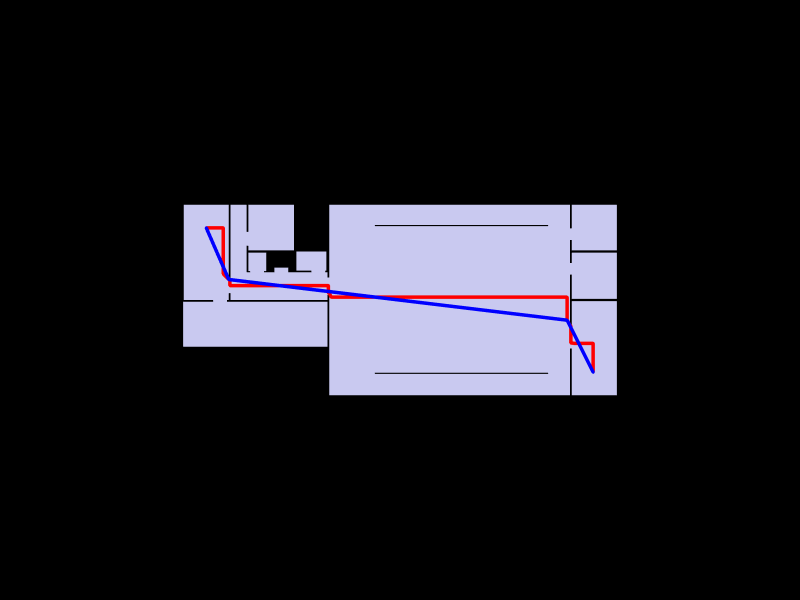

Notebook cell for this chart:
### Code cell
Topology.Show(gallery, shortest_path, straight_path,
              camera=[0,0,6],
              faceColor=[210,210,250],
              faceOpacity=1,
              edgeColorKey="color",
              edgeWidthKey="width",
              backgroundColor="black",
              width=800,
              height=600,
              renderer=renderer)

### Figure 1 — Plotly figure (JSON) as saved in the notebook; plotly's stock layout.template omitted (floating-point values rounded to 4 significant figures; data arrays with more than 128 entries replaced by an {"elided": "..."} marker saying what was removed)
{"data": [{"customdata": ["", "", "", "", "", "", "", "", "", "", "", "", "", "", "", "", "", "", "", "", "", "", "", "", "", "", "", "", "", "", "", "", "", "", "", "", "", "", "", "", "", "", "", "", "", "", "", "", "", "", "", "", "", "", "", "", "", "", "", "", "", "", "", "", "", "", "", "", "", "", "", "", "", "", "", "", "", "", "", "", "", "", "", "", "", "", "", "", "", "", "", "", "", "", "", "", "", "", ""], "hoverinfo": "text", "hovertemplate": ["Click ", "Click ", "Click ", "Click ", "Click ", "Click ", "Click ", "Click ", "Click ", "Click ", "Click ", "Click ", "Click ", "Click ", "Click ", "Click ", "Click ", "Click ", "Click ", "Click ", "Click ", "Click ", "Click ", "Click ", "Click ", "Click ", "Click ", "Click ", "Click ", "Click ", "Click ", "Click ", "Click ", "Click ", "Click ", "Click ", "Click ", "Click ", "Click ", "Click ", "Click ", "Click ", "Click ", "Click ", "Click ", "Click ", "Click ", "Click ", "Click ", "Click ", "Click ", "Click ", "Click ", "Click ", "Click ", "Click ", "Click ", "Click ", "Click ", "Click ", "Click ", "Click ", "Click ", "Click ", "Click ", "Click ", "Click ", "Click ", "Click ", "Click ", "Click ", "Click ", "Click ", "Click ", "Click ", "Click ", "Click ", "Click ", "Click ", "Click ", "Click ", "Click ", "Click ", "Click ", "Click ", "Click ", "Click ", "Click ", "Click ", "Click ", "Click ", "Click ", "Click ", "Click ", "Click ", "Click ", "Click ", "Click ", "Click "], "hovertext": ["", "", "", "", "", "", "", "", "", "", "", "", "", "", "", "", "", "", "", "", "", "", "", "", "", "", "", "", "", "", "", "", "", "", "", "", "", "", "", "", "", "", "", "", "", "", "", "", "", "", "", "", "", "", "", "", "", "", "", "", "", "", "", "", "", "", "", "", "", "", "", "", "", "", "", "", "", "", "", "", "", "", "", "", "", "", "", "", "", "", "", "", "", "", "", "", "", "", ""], "legendgroup": "1", "legendrank": 1, "marker": {"color": ["#000000", "#000000", "#000000", "#000000", "#000000", "#000000", "#000000", "#000000", "#000000", "#000000", "#000000", "#000000", "#000000", "#000000", "#000000", "#000000", "#000000", "#000000", "#000000", "#000000", "#000000", "#000000", "#000000", "#000000", "#000000", "#000000", "#000000", "#000000", "#000000", "#000000", "#000000", "#000000", "#000000", "#000000", "#000000", "#000000", "#000000", "#000000", "#000000", "#000000", "#000000", "#000000", "#000000", "#000000", "#000000", "#000000", "#000000", "#000000", "#000000", "#000000", "#000000", "#000000", "#000000", "#000000", "#000000", "#000000", "#000000", "#000000", "#000000", "#000000", "#000000", "#000000", "#000000", "#000000", "#000000", "#000000", "#000000", "#000000", "#000000", "#000000", "#000000", "#000000", "#000000", "#000000", "#000000", "#000000", "#000000", "#000000", "#000000", "#000000", "#000000", "#000000", "#000000", "#000000", "#000000", "#000000", "#000000", "#000000", "#000000", "#000000", "#000000", "#000000", "#000000", "#000000", "#000000", "#000000", "#000000", "#000000", "#000000"], "line": {"width": 0}, "opacity": 1, "size": [2.8, 2.8, 2.8, 2.8, 2.8, 2.8, 2.8, 2.8, 2.8, 2.8, 2.8, 2.8, 2.8, 2.8, 2.8, 2.8, 2.8, 2.8, 2.8, 2.8, 2.8, 2.8, 2.8, 2.8, 2.8, 2.8, 2.8, 2.8, 2.8, 2.8, 2.8, 2.8, 2.8, 2.8, 2.8, 2.8, 2.8, 2.8, 2.8, 2.8, 2.8, 2.8, 2.8, 2.8, 2.8, 2.8, 2.8, 2.8, 2.8, 2.8, 2.8, 2.8, 2.8, 2.8, 2.8, 2.8, 2.8, 2.8, 2.8, 2.8, 2.8, 2.8, 2.8, 2.8, 2.8, 2.8, 2.8, 2.8, 2.8, 2.8, 2.8, 2.8, 2.8, 2.8, 2.8, 2.8, 2.8, 2.8, 2.8, 2.8, 2.8, 2.8, 2.8, 2.8, 2.8, 2.8, 2.8, 2.8, 2.8, 2.8, 2.8, 2.8, 2.8, 2.8, 2.8, 2.8, 2.8, 2.8, 2.8], "sizemode": "diameter", "symbol": "circle"}, "mode": "markers", "name": "1: Untitled (Vertices)", "showlegend": false, "text": ["", "", "", "", "", "", "", "", "", "", "", "", "", "", "", "", "", "", "", "", "", "", "", "", "", "", "", "", "", "", "", "", "", "", "", "", "", "", "", "", "", "", "", "", "", "", "", "", "", "", "", "", "", "", "", "", "", "", "", "", "", "", "", "", "", "", "", "", "", "", "", "", "", "", "", "", "", "", "", "", "", "", "", "", "", "", "", "", "", "", "", "", "", "", "", "", "", "", ""], "type": "scatter3d", "x": [7.2, 5.65, 5.65, 5.8, 7, 7.2, 5.8, 7, 7.9, 7.9, 9.1, 9.1, 11.1, 11.1, 12.3, 12.3, 12.5, 12.5, 12.5, 12.5, 4.1, 4.1, 4.1, 4.1, 5.5, 12.65, 12.65, 3.95, 3.95, 5.5, 4.1, 5.5, 5.5, 9.1, 7.9, 12.3, 11.1, 16.6, 12.65, 12.65, 16.6, 16.6, 16.6, 16.6, 16.6, 3.95, 0.05, 0.05, 2.6, 3.8, 3.95, 5.65, 5.65, 12.4, 9.8, 9.8, 12.4, 31.6, 31.6, 31.6, 31.6, 31.6, 31.6, 2.6, 3.8, 9.6, 5.65, 5.65, 9.6, 33.5, 33.5, 33.5, 33.5, 33.5, 33.5, 33.5, 33.5, 12.5, 0, 0, 12.5, 33.65, 33.65, 33.65, 33.65, 33.65, 33.65, 37.55, 33.65, 33.65, 37.55, 37.55, 33.65, 33.65, 37.55, 37.55, 33.65, 33.65, 37.55], "y": [12.35, 12.35, 10.75, 10.75, 10.75, 10.75, 10.65, 10.65, 10.65, 10.65, 10.65, 10.65, 10.65, 10.65, 10.65, 10.65, 10.65, 10.2, 8.7, 8.25, 8.25, 8.85, 10.05, 10.65, 10.65, 8.7, 10.2, 8.85, 10.05, 16.5, 16.5, 12.95, 14.15, 11.05, 11.05, 10.8, 10.8, 16.5, 16.5, 0, 0, 1.85, 1.95, 14.65, 14.75, 16.5, 16.5, 8.25, 8.25, 8.25, 8.25, 12.95, 14.15, 12.45, 12.45, 10.8, 10.8, 0, 1.85, 14.65, 1.95, 14.75, 16.5, 8.1, 8.1, 16.5, 16.5, 12.55, 12.55, 0, 4.05, 6.05, 10.45, 11.45, 13.45, 14.45, 16.5, 8.1, 8.1, 4.2, 4.2, 4.05, 6.05, 10.45, 11.45, 13.45, 14.45, 8.15, 8.15, 0, 0, 12.35, 12.35, 8.35, 8.35, 16.5, 16.5, 12.55, 12.55], "z": [0, 0, 0, 0, 0, 0, 0, 0, 0, 0, 0, 0, 0, 0, 0, 0, 0, 0, 0, 0, 0, 0, 0, 0, 0, 0, 0, 0, 0, 0, 0, 0, 0, 0, 0, 0, 0, 0, 0, 0, 0, 0, 0, 0, 0, 0, 0, 0, 0, 0, 0, 0, 0, 0, 0, 0, 0, 0, 0, 0, 0, 0, 0, 0, 0, 0, 0, 0, 0, 0, 0, 0, 0, 0, 0, 0, 0, 0, 0, 0, 0, 0, 0, 0, 0, 0, 0, 0, 0, 0, 0, 0, 0, 0, 0, 0, 0, 0, 0]}, {"hoverinfo": "text", "hovertext": [], "legendgroup": "2", "legendrank": 2, "line": {"color": "#000000", "dash": "solid", "width": 1}, "marker": {"color": "#000000", "size": 0.25, "symbol": "circle"}, "mode": "markers+lines", "name": "1: Untitled (Edges)", "showlegend": false, "text": [], "type": "scatter3d", "x": {"elided": "381 float values"}, "y": {"elided": "381 float values"}, "z": {"elided": "381 int values"}}, {"cmax": 1, "cmin": 0, "color": "#D2D2FA", "colorscale": [[0, "#440154"], [0.1111, "#482878"], [0.2222, "#3e4989"], [0.3333, "#31688e"], [0.4444, "#26828e"], [0.5556, "#1f9e89"], [0.6667, "#35b779"], [0.7778, "#6ece58"], [0.8889, "#b5de2b"], [1, "#fde725"]], "flatshading": true, "hoverinfo": "text", "hovertext": "", "i": [0, 0, 4, 4, 3, 3, 8, 8, 6, 6, 7, 13, 14, 15, 15, 17, 17, 17, 20, 21, 22, 23, 23, 19, 19, 24, 24, 25, 25, 10, 10, 29, 30, 31, 32, 33, 33, 35, 35, 37, 40, 26, 41, 41, 41, 43, 44, 27, 27, 28, 28, 49, 50, 51, 51, 53, 55, 55, 55, 57, 57, 59, 59, 61, 61, 46, 46, 65, 65, 67, 67, 69, 60, 70, 71, 72, 59, 59, 74, 75, 75, 76, 76, 63, 64, 79, 80, 81, 81, 83, 83, 85, 85, 82, 89, 89, 89, 91, 93, 93, 93, 95, 95, 97, 97], "j": [1, 2, 3, 0, 2, 6, 9, 10, 11, 8, 6, 7, 7, 16, 13, 15, 19, 16, 19, 17, 17, 24, 22, 14, 13, 20, 17, 18, 21, 27, 28, 9, 9, 9, 31, 34, 14, 36, 20, 38, 38, 38, 42, 25, 26, 42, 42, 45, 46, 48, 45, 48, 49, 29, 30, 54, 36, 35, 53, 37, 39, 41, 40, 44, 43, 45, 63, 51, 52, 68, 51, 57, 57, 60, 60, 60, 72, 60, 59, 62, 59, 61, 62, 77, 63, 64, 64, 70, 71, 72, 73, 74, 75, 87, 90, 81, 82, 84, 94, 83, 84, 85, 86, 98, 85], "k": [2, 3, 5, 3, 6, 7, 10, 11, 12, 11, 12, 12, 13, 13, 12, 18, 16, 15, 17, 18, 21, 22, 21, 13, 16, 17, 22, 26, 18, 11, 27, 8, 29, 30, 30, 14, 19, 20, 24, 39, 37, 40, 25, 26, 40, 41, 43, 46, 47, 45, 27, 28, 28, 52, 29, 36, 35, 56, 36, 39, 58, 40, 60, 43, 62, 63, 64, 52, 66, 51, 65, 58, 69, 69, 70, 71, 73, 72, 73, 59, 74, 62, 75, 78, 78, 78, 79, 82, 70, 84, 72, 86, 74, 88, 81, 82, 88, 92, 83, 84, 91, 86, 96, 85, 95], "legendgroup": "3", "legendrank": 3, "lighting": {"facenormalsepsilon": 0}, "name": "1: Untitled (Faces)", "opacity": 1, "showlegend": false, "showscale": false, "text": "", "type": "mesh3d", "x": [5.65, 5.65, 5.8, 7, 7.2, 7.2, 5.8, 7, 5.5, 4.1, 4.1, 4.1, 4.1, 7.9, 7.9, 12.5, 9.1, 11.1, 12.5, 9.1, 11.1, 12.5, 12.3, 12.5, 12.3, 12.65, 12.65, 3.95, 3.95, 5.5, 5.5, 4.1, 5.5, 9.1, 7.9, 12.3, 11.1, 16.6, 12.65, 16.6, 16.6, 16.6, 12.65, 16.6, 16.6, 2.6, 3.8, 3.95, 0.05, 0.05, 3.95, 5.65, 5.65, 9.8, 9.8, 12.4, 12.4, 31.6, 31.6, 31.6, 31.6, 31.6, 31.6, 2.6, 3.8, 9.6, 5.65, 9.6, 5.65, 33.5, 33.5, 33.5, 33.5, 33.5, 33.5, 33.5, 33.5, 0, 0, 12.5, 12.5, 33.65, 33.65, 33.65, 33.65, 33.65, 33.65, 33.65, 37.55, 37.55, 33.65, 37.55, 33.65, 37.55, 33.65, 37.55, 33.65, 37.55, 33.65], "y": [12.35, 10.75, 10.75, 10.75, 12.35, 10.75, 10.65, 10.65, 10.65, 10.65, 10.05, 8.85, 8.25, 10.65, 10.65, 8.25, 10.65, 10.65, 8.7, 10.65, 10.65, 10.2, 10.65, 10.65, 10.65, 10.2, 8.7, 8.85, 10.05, 12.95, 14.15, 16.5, 16.5, 11.05, 11.05, 10.8, 10.8, 1.85, 0, 0, 1.95, 14.65, 16.5, 14.75, 16.5, 8.25, 8.25, 8.25, 8.25, 16.5, 16.5, 14.15, 12.95, 12.45, 10.8, 12.45, 10.8, 1.85, 0, 14.65, 1.95, 16.5, 14.75, 8.1, 8.1, 12.55, 12.55, 16.5, 16.5, 0, 4.05, 6.05, 10.45, 11.45, 13.45, 14.45, 16.5, 8.1, 4.2, 4.2, 8.1, 6.05, 4.05, 11.45, 10.45, 14.45, 13.45, 0, 0, 8.15, 8.15, 8.35, 8.35, 12.35, 12.35, 12.55, 12.55, 16.5, 16.5], "z": [0, 0, 0, 0, 0, 0, 0, 0, 0, 0, 0, 0, 0, 0, 0, 0, 0, 0, 0, 0, 0, 0, 0, 0, 0, 0, 0, 0, 0, 0, 0, 0, 0, 0, 0, 0, 0, 0, 0, 0, 0, 0, 0, 0, 0, 0, 0, 0, 0, 0, 0, 0, 0, 0, 0, 0, 0, 0, 0, 0, 0, 0, 0, 0, 0, 0, 0, 0, 0, 0, 0, 0, 0, 0, 0, 0, 0, 0, 0, 0, 0, 0, 0, 0, 0, 0, 0, 0, 0, 0, 0, 0, 0, 0, 0, 0, 0, 0, 0]}, {"customdata": ["", "", "", "", "", "", "", "", "", "", "", "", "", "", "", "", "", "", "", "", "", "", "", "", "", "", "", "", "", "", "", "", "", "", "", "", "", "", "", "", "", "", "", "", "", "", "", "", "", "", "", "", "", "", "", "", "", "", "", "", "", "", "", "", "", "", "", "", "", "", "", "", "", "", "", "", "", "", "", "", "", "", "", "", "", "", "", "", "", "", "", "", "", "", "", "", "", "", "", "", "", "", "", "", "", "", "", "", ""], "hoverinfo": "text", "hovertemplate": ["Click ", "Click ", "Click ", "Click ", "Click ", "Click ", "Click ", "Click ", "Click ", "Click ", "Click ", "Click ", "Click ", "Click ", "Click ", "Click ", "Click ", "Click ", "Click ", "Click ", "Click ", "Click ", "Click ", "Click ", "Click ", "Click ", "Click ", "Click ", "Click ", "Click ", "Click ", "Click ", "Click ", "Click ", "Click ", "Click ", "Click ", "Click ", "Click ", "Click ", "Click ", "Click ", "Click ", "Click ", "Click ", "Click ", "Click ", "Click ", "Click ", "Click ", "Click ", "Click ", "Click ", "Click ", "Click ", "Click ", "Click ", "Click ", "Click ", "Click ", "Click ", "Click ", "Click ", "Click ", "Click ", "Click ", "Click ", "Click ", "Click ", "Click ", "Click ", "Click ", "Click ", "Click ", "Click ", "Click ", "Click ", "Click ", "Click ", "Click ", "Click ", "Click ", "Click ", "Click ", "Click ", "Click ", "Click ", "Click ", "Click ", "Click ", "Click ", "Click ", "Click ", "Click ", "Click ", "Click ", "Click ", "Click ", "Click ", "Click ", "Click ", "Click ", "Click ", "Click ", "Click ", "Click ", "Click ", "Click ", "Click "], "hovertext": ["", "", "", "", "", "", "", "", "", "", "", "", "", "", "", "", "", "", "", "", "", "", "", "", "", "", "", "", "", "", "", "", "", "", "", "", "", "", "", "", "", "", "", "", "", "", "", "", "", "", "", "", "", "", "", "", "", "", "", "", "", "", "", "", "", "", "", "", "", "", "", "", "", "", "", "", "", "", "", "", "", "", "", "", "", "", "", "", "", "", "", "", "", "", "", "", "", "", "", "", "", "", "", "", "", "", "", "", ""], "legendgroup": "5", "legendrank": 5, "marker": {"color": ["#000000", "#000000", "#000000", "#000000", "#000000", "#000000", "#000000", "#000000", "#000000", "#000000", "#000000", "#000000", "#000000", "#000000", "#000000", "#000000", "#000000", "#000000", "#000000", "#000000", "#000000", "#000000", "#000000", "#000000", "#000000", "#000000", "#000000", "#000000", "#000000", "#000000", "#000000", "#000000", "#000000", "#000000", "#000000", "#000000", "#000000", "#000000", "#000000", "#000000", "#000000", "#000000", "#000000", "#000000", "#000000", "#000000", "#000000", "#000000", "#000000", "#000000", "#000000", "#000000", "#000000", "#000000", "#000000", "#000000", "#000000", "#000000", "#000000", "#000000", "#000000", "#000000", "#000000", "#000000", "#000000", "#000000", "#000000", "#000000", "#000000", "#000000", "#000000", "#000000", "#000000", "#000000", "#000000", "#000000", "#000000", "#000000", "#000000", "#000000", "#000000", "#000000", "#000000", "#000000", "#000000", "#000000", "#000000", "#000000", "#000000", "#000000", "#000000", "#000000", "#000000", "#000000", "#000000", "#000000", "#000000", "#000000", "#000000", "#000000", "#000000", "#000000", "#000000", "#000000", "#000000", "#000000", "#000000", "#000000", "#000000"], "line": {"width": 0}, "opacity": 1, "size": [2.8, 2.8, 2.8, 2.8, 2.8, 2.8, 2.8, 2.8, 2.8, 2.8, 2.8, 2.8, 2.8, 2.8, 2.8, 2.8, 2.8, 2.8, 2.8, 2.8, 2.8, 2.8, 2.8, 2.8, 2.8, 2.8, 2.8, 2.8, 2.8, 2.8, 2.8, 2.8, 2.8, 2.8, 2.8, 2.8, 2.8, 2.8, 2.8, 2.8, 2.8, 2.8, 2.8, 2.8, 2.8, 2.8, 2.8, 2.8, 2.8, 2.8, 2.8, 2.8, 2.8, 2.8, 2.8, 2.8, 2.8, 2.8, 2.8, 2.8, 2.8, 2.8, 2.8, 2.8, 2.8, 2.8, 2.8, 2.8, 2.8, 2.8, 2.8, 2.8, 2.8, 2.8, 2.8, 2.8, 2.8, 2.8, 2.8, 2.8, 2.8, 2.8, 2.8, 2.8, 2.8, 2.8, 2.8, 2.8, 2.8, 2.8, 2.8, 2.8, 2.8, 2.8, 2.8, 2.8, 2.8, 2.8, 2.8, 2.8, 2.8, 2.8, 2.8, 2.8, 2.8, 2.8, 2.8, 2.8, 2.8], "sizemode": "diameter", "symbol": "circle"}, "mode": "markers", "name": "2: Untitled (Vertices)", "showlegend": false, "text": ["", "", "", "", "", "", "", "", "", "", "", "", "", "", "", "", "", "", "", "", "", "", "", "", "", "", "", "", "", "", "", "", "", "", "", "", "", "", "", "", "", "", "", "", "", "", "", "", "", "", "", "", "", "", "", "", "", "", "", "", "", "", "", "", "", "", "", "", "", "", "", "", "", "", "", "", "", "", "", "", "", "", "", "", "", "", "", "", "", "", "", "", "", "", "", "", "", "", "", "", "", "", "", "", "", "", "", "", ""], "type": "scatter3d", "x": [35.5, 35.5, 35.5, 35.5, 35.5, 35.5, 35, 34.5, 34, 33.83, 33.65, 33.58, 33.58, 33.58, 33.58, 33.58, 33.5, 33.25, 33.25, 33.25, 33.25, 33.25, 33, 32.5, 32, 31.8, 31.6, 31.3, 31, 30.5, 30, 29.5, 29, 28.5, 28, 27.5, 27, 26.5, 26, 25.5, 25, 24.5, 24, 23.5, 23, 22.5, 22, 21.5, 21, 20.5, 20, 19.5, 19, 18.5, 18, 17.5, 17, 16.8, 16.6, 16.3, 16, 15.5, 15, 14.5, 14, 13.5, 13, 12.82, 12.65, 12.57, 12.57, 12.57, 12.5, 12.25, 12, 11.5, 11, 10.5, 10, 9.5, 9, 8.5, 8, 7.5, 7, 6.5, 6, 5.5, 5, 4.55, 4.1, 4.05, 4.05, 4.05, 4, 3.975, 3.95, 3.475, 3.475, 3.475, 3.475, 3.475, 3.475, 3.475, 3.475, 3.475, 3, 2.5, 2], "y": [2, 2.5, 3, 3.5, 4, 4.5, 4.5, 4.5, 4.5, 4.5, 4.525, 4.525, 5, 5.5, 6, 6.025, 6.025, 6.5, 7, 7.5, 8, 8.5, 8.5, 8.5, 8.5, 8.5, 8.5, 8.5, 8.5, 8.5, 8.5, 8.5, 8.5, 8.5, 8.5, 8.5, 8.5, 8.5, 8.5, 8.5, 8.5, 8.5, 8.5, 8.5, 8.5, 8.5, 8.5, 8.5, 8.5, 8.5, 8.5, 8.5, 8.5, 8.5, 8.5, 8.5, 8.5, 8.5, 8.5, 8.5, 8.5, 8.5, 8.5, 8.5, 8.5, 8.5, 8.5, 8.5, 8.85, 8.85, 9, 9.5, 9.5, 9.5, 9.5, 9.5, 9.5, 9.5, 9.5, 9.5, 9.5, 9.5, 9.5, 9.5, 9.5, 9.5, 9.5, 9.5, 9.5, 9.5, 9.5, 9.5, 10, 10.03, 10.03, 10.03, 10.03, 10.5, 11, 11.5, 12, 12.5, 13, 13.5, 14, 14.5, 14.5, 14.5, 14.5], "z": [0, 0, 0, 0, 0, 0, 0, 0, 0, 0, 0, 0, 0, 0, 0, 0, 0, 0, 0, 0, 0, 0, 0, 0, 0, 0, 0, 0, 0, 0, 0, 0, 0, 0, 0, 0, 0, 0, 0, 0, 0, 0, 0, 0, 0, 0, 0, 0, 0, 0, 0, 0, 0, 0, 0, 0, 0, 0, 0, 0, 0, 0, 0, 0, 0, 0, 0, 0, 0, 0, 0, 0, 0, 0, 0, 0, 0, 0, 0, 0, 0, 0, 0, 0, 0, 0, 0, 0, 0, 0, 0, 0, 0, 0, 0, 0, 0, 0, 0, 0, 0, 0, 0, 0, 0, 0, 0, 0, 0]}, {"hoverinfo": "text", "hovertext": [], "legendgroup": "6", "legendrank": 6, "line": {"color": "#FF0000", "dash": "solid", "width": 7}, "marker": {"color": "#FF0000", "size": 1.75, "symbol": "circle"}, "mode": "markers+lines", "name": "2: Untitled (Edges)", "showlegend": false, "text": [], "type": "scatter3d", "x": {"elided": "324 float values"}, "y": {"elided": "324 float values"}, "z": {"elided": "324 int values"}}, {"customdata": ["", "", "", ""], "hoverinfo": "text", "hovertemplate": ["Click ", "Click ", "Click ", "Click "], "hovertext": ["", "", "", ""], "legendgroup": "9", "legendrank": 9, "marker": {"color": ["#000000", "#000000", "#000000", "#000000"], "line": {"width": 0}, "opacity": 1, "size": [2.8, 2.8, 2.8, 2.8], "sizemode": "diameter", "symbol": "circle"}, "mode": "markers", "name": "3: Untitled (Vertices)", "showlegend": false, "text": ["", "", "", ""], "type": "scatter3d", "x": [35.5, 33.25, 3.95, 2], "y": [2, 6.5, 10.03, 14.5], "z": [0, 0, 0, 0]}, {"hoverinfo": "text", "hovertext": [], "legendgroup": "10", "legendrank": 10, "line": {"color": "#0000FF", "dash": "solid", "width": 7}, "marker": {"color": "#0000FF", "size": 1.75, "symbol": "circle"}, "mode": "markers+lines", "name": "3: Untitled (Edges)", "showlegend": false, "text": [], "type": "scatter3d", "x": [35.5, 33.25, null, 33.25, 3.95, null, 3.95, 2, null], "y": [2, 6.5, null, 6.5, 10.03, null, 10.03, 14.5, null], "z": [0, 0, null, 0, 0, null, 0, 0, null]}], "layout": {"autosize": true, "height": 600, "margin": {"b": 40, "l": 40, "r": 40, "t": 40}, "paper_bgcolor": "#000000", "plot_bgcolor": "#000000", "scene": {"aspectmode": "data", "camera": {"center": {"x": 0, "y": 0, "z": 0}, "eye": {"x": 0, "y": 0, "z": 6}, "projection": {"type": "perspective"}, "up": {"x": 0, "y": 1, "z": 0}}, "xaxis": {"visible": false}, "yaxis": {"visible": false}, "zaxis": {"visible": false}}, "showlegend": true, "width": 800, "xaxis": {"showgrid": false, "visible": false, "zeroline": false}, "yaxis": {"showgrid": false, "visible": false, "zeroline": false}}}
